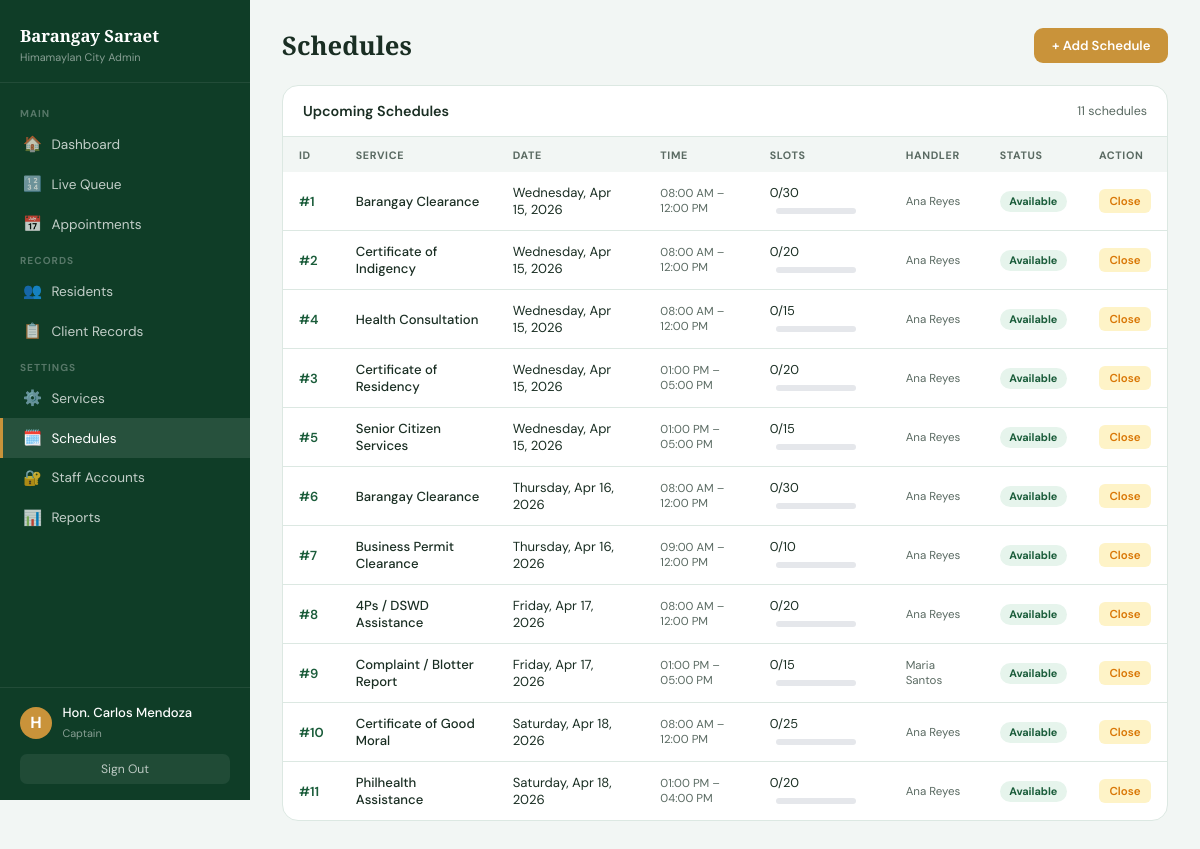
The page /admin/schedules.php (signed in) on the database its author committed.
### tables this page shows
CREATE TABLE IF NOT EXISTS schedules (
    schedule_id   INT AUTO_INCREMENT PRIMARY KEY,
    service_id    INT,
    sched_date    DATE NOT NULL,
    start_time    TIME NOT NULL,
    end_time      TIME NOT NULL,
    max_slots     INT DEFAULT 20,
    booked_slots  INT DEFAULT 0,
    handled_by    INT,
    is_available  TINYINT(1) DEFAULT 1,
    created_at    TIMESTAMP DEFAULT CURRENT_TIMESTAMP,
    FOREIGN KEY (service_id) REFERENCES services(service_id) ON DELETE SET NULL,
    FOREIGN KEY (handled_by) REFERENCES admins(admin_id) ON DELETE SET NULL
);

CREATE TABLE IF NOT EXISTS services (
    service_id   INT AUTO_INCREMENT PRIMARY KEY,
    service_name VARCHAR(150) NOT NULL,
    category     ENUM('document','health','social','financial','legal','other') DEFAULT 'other',
    description  TEXT,
    requirements TEXT,
    fee          DECIMAL(8,2) DEFAULT 0.00,
    duration_min INT DEFAULT 20,
    is_active    TINYINT(1) DEFAULT 1
);

### admin/schedules.php (the view, shortened to what this page needs)
<?php
$db = getDB();
$rows = $db->query("
    SELECT sc.*, s.service_name, a.full_name handler_name
    FROM schedules sc
    LEFT JOIN services s ON sc.service_id=s.service_id
    LEFT JOIN admins a ON sc.handled_by=a.admin_id
    WHERE sc.sched_date >= CURDATE()
    ORDER BY sc.sched_date, sc.start_time
    LIMIT 60
");
?>
<!DOCTYPE html>
<html lang="en">
<head>
</head>
<body>
<aside class="sidebar">
  <div class="sb-brand"><h2>Barangay Saraet</h2><p>Himamaylan City Admin</p></div>
  <nav class="sb-menu">
    <div class="sb-section">Main</div>
    <a href="dashboard.php"    class="sb-item"><span class="ic">🏠</span>Dashboard</a>
    <a href="queue.php"        class="sb-item"><span class="ic">🔢</span>Live Queue</a>
    <a href="appointments.php" class="sb-item"><span class="ic">📅</span>Appointments</a>
    <div class="sb-section">Records</div>
    <a href="residents.php"    class="sb-item"><span class="ic">👥</span>Residents</a>
    <a href="records.php"      class="sb-item"><span class="ic">📋</span>Client Records</a>
    <div class="sb-section">Settings</div>
    <a href="services.php"     class="sb-item"><span class="ic">⚙️</span>Services</a>
    <a href="schedules.php"    class="sb-item active"><span class="ic">🗓️</span>Schedules</a>
    <a href="staff.php"        class="sb-item"><span class="ic">🔐</span>Staff Accounts</a>
    <a href="reports.php"      class="sb-item"><span class="ic">📊</span>Reports</a>
  </nav>
  <div class="sb-footer">
    <div class="sb-user"><div class="sb-avatar"><?= strtoupper(substr($_SESSION['admin_name'],0,1)) ?></div><div class="sb-user-info"><p><?= htmlspecialchars($_SESSION['admin_name']) ?></p><span><?= $_SESSION['admin_role'] ?></span></div></div>
    <a href="logout.php" class="sb-logout">Sign Out</a>
  </div>
</aside>
<main class="main">
  <div class="page-hd">
    <h1>Schedules</h1>
    <button class="btn-primary btn-gold" onclick="document.getElementById('addModal').classList.add('open')">+ Add Schedule</button>
  </div>
  <div class="card">
    <div class="card-hd"><h3>Upcoming Schedules</h3><span style="font-size:.78rem;color:var(--gray)"><?= $rows->num_rows ?> schedules</span></div>
    <div class="tbl-wrap">
      <table>
        <thead><tr><th>ID</th><th>Service</th><th>Date</th><th>Time</th><th>Slots</th><th>Handler</th><th>Status</th><th>Action</th></tr></thead>
        <tbody>
        <?php while($sc=$rows->fetch_assoc()):
          $pct = $sc['max_slots']>0 ? round($sc['booked_slots']/$sc['max_slots']*100) : 0;
        ?>
        <tr>
          <td style="font-weight:600;color:var(--green)">#<?= $sc['schedule_id'] ?></td>
          <td style="font-weight:500"><?= htmlspecialchars($sc['service_name']??'—') ?></td>
          <td><?= date('l, M j, Y', strtotime($sc['sched_date'])) ?></td>
          <td class="p-sub"><?= date('h:i A',strtotime($sc['start_time'])) ?> – <?= date('h:i A',strtotime($sc['end_time'])) ?></td>
          <td>
            <span style="font-size:.8rem"><?= $sc['booked_slots'] ?>/<?= $sc['max_slots'] ?></span>
            <div class="slots-bar"><div class="slots-fill" style="width:<?= $pct ?>%"></div></div>
          </td>
          <td class="p-sub"><?= htmlspecialchars($sc['handler_name']??'—') ?></td>
          <td><span class="badge <?= $sc['is_available']?'bg-green':'bg-red' ?>"><?= $sc['is_available']?'Available':'Closed' ?></span></td>
          <td>
            <form method="POST" style="display:inline">
              <button class="btn-xs bx-toggle" type="submit"><?= $sc['is_available']?'Close':'Open' ?></button>
            </form>
          </td>
        </tr>
        <?php endwhile; ?>
        </tbody>
      </table>
    </div>
  </div>
</main>
</body>
</html>

### admin/schedules.php (style rules this page uses)
*,*::before,*::after { box-sizing:border-box;margin:0;padding:0 }
:root { --green:#1a5c3a;--green2:#0f3d27;--green-light:#e6f4ec;--gold:#c9933a;--bg:#f2f6f4;--white:#fff;--text:#1a2e23;--gray:#5a6a62;--border:#dce8e2;--amber:#d97706;--amber-bg:#fef3c7;--red:#dc2626;--sidebar:250px; }
body { font-family:'DM Sans',sans-serif;background:var(--bg);color:var(--text);display:flex;min-height:100vh; }
.sidebar { width:var(--sidebar);background:var(--green2);min-height:100vh;position:fixed;top:0;left:0;display:flex;flex-direction:column;z-index:200; }
.sb-brand { padding:1.5rem 1.25rem 1.1rem;border-bottom:1px solid rgba(255,255,255,.08); }
.sb-brand h2 { font-family:'Playfair Display',serif;color:#fff;font-size:1.05rem;font-weight:700; }
.sb-brand p { color:rgba(255,255,255,.5);font-size:.68rem;margin-top:.2rem; }
.sb-menu { flex:1;padding:.9rem 0; }
.sb-section { font-size:.63rem;font-weight:700;text-transform:uppercase;letter-spacing:.1em;color:rgba(255,255,255,.3);padding:.6rem 1.25rem .3rem; }
.sb-item { display:flex;align-items:center;gap:.65rem;padding:.62rem 1.25rem;color:rgba(255,255,255,.75);font-size:.85rem;text-decoration:none;border-left:3px solid transparent;transition:all .15s; }
.sb-item:hover,.sb-item.active { background:rgba(255,255,255,.1);color:#fff;border-left-color:var(--gold); }
.sb-item .ic { font-size:.95rem;width:18px;text-align:center; }
.sb-footer { padding:1rem 1.25rem;border-top:1px solid rgba(255,255,255,.08); }
.sb-user { display:flex;align-items:center;gap:.65rem;margin-bottom:.75rem; }
.sb-avatar { width:32px;height:32px;border-radius:50%;background:var(--gold);display:flex;align-items:center;justify-content:center;color:#fff;font-weight:700; }
.sb-user-info p { color:#fff;font-size:.82rem;font-weight:500; }
.sb-user-info span { color:rgba(255,255,255,.5);font-size:.68rem;text-transform:capitalize; }
.sb-logout { display:block;text-align:center;padding:.45rem;background:rgba(255,255,255,.07);color:rgba(255,255,255,.7);border-radius:7px;font-size:.76rem;text-decoration:none; }
.main { margin-left:var(--sidebar);flex:1;padding:1.75rem 2rem; }
.page-hd { display:flex;align-items:center;justify-content:space-between;margin-bottom:1.4rem; }
.page-hd h1 { font-family:'Playfair Display',serif;font-size:1.6rem; }
.btn-primary { padding:.55rem 1.1rem;background:var(--green);color:#fff;border:none;border-radius:9px;font-size:.82rem;font-weight:600;cursor:pointer;font-family:inherit;display:inline-flex;align-items:center;gap:.35rem;text-decoration:none; }
.btn-gold { background:var(--gold); }
.card { background:var(--white);border-radius:16px;border:1px solid var(--border);overflow:hidden; }
.card-hd { display:flex;align-items:center;justify-content:space-between;padding:1rem 1.25rem;border-bottom:1px solid var(--border); }
.card-hd h3 { font-size:.9rem;font-weight:600; }
.tbl-wrap { overflow-x:auto; }
table { width:100%;border-collapse:collapse;font-size:.82rem; }
th { padding:.65rem 1rem;text-align:left;font-size:.67rem;font-weight:700;text-transform:uppercase;letter-spacing:.06em;color:var(--gray);background:var(--bg); }
td { padding:.75rem 1rem;border-bottom:1px solid var(--border);vertical-align:middle; }
tr:last-child td { border:none; }
.p-sub { font-size:.72rem;color:var(--gray); }
.badge { padding:.2rem .6rem;border-radius:20px;font-size:.68rem;font-weight:700; }
.bg-green { background:var(--green-light);color:var(--green); }
.slots-bar { background:#e5e7eb;border-radius:4px;height:6px;width:80px;display:inline-block;vertical-align:middle;margin-left:.4rem; }
.btn-xs { padding:.28rem .65rem;border-radius:6px;font-size:.72rem;font-weight:600;font-family:inherit;cursor:pointer;border:none; }
.bx-toggle { background:var(--amber-bg);color:var(--amber); }

### rows shown on the page
schedules: schedule_id "1", service.service_name "Barangay Clearance", sched_date "Wednesday, Apr 15, 2026", start_time "08:00 AM", end_time "12:00 PM", booked_slots "0", max_slots "30", handled_by.full_name "Ana Reyes", is_available "Available"
schedules: schedule_id "2", service.service_name "Certificate of Indigency", sched_date "Wednesday, Apr 15, 2026", start_time "08:00 AM", end_time "12:00 PM", booked_slots "0", max_slots "20", handled_by.full_name "Ana Reyes", is_available "Available"
schedules: schedule_id "4", service.service_name "Health Consultation", sched_date "Wednesday, Apr 15, 2026", start_time "08:00 AM", end_time "12:00 PM", booked_slots "0", max_slots "15", handled_by.full_name "Ana Reyes", is_available "Available"
schedules: schedule_id "3", service.service_name "Certificate of Residency", sched_date "Wednesday, Apr 15, 2026", start_time "01:00 PM", end_time "05:00 PM", booked_slots "0", max_slots "20", handled_by.full_name "Ana Reyes", is_available "Available"
schedules: schedule_id "5", service.service_name "Senior Citizen Services", sched_date "Wednesday, Apr 15, 2026", start_time "01:00 PM", end_time "05:00 PM", booked_slots "0", max_slots "15", handled_by.full_name "Ana Reyes", is_available "Available"
schedules: schedule_id "6", service.service_name "Barangay Clearance", sched_date "Thursday, Apr 16, 2026", start_time "08:00 AM", end_time "12:00 PM", booked_slots "0", max_slots "30", handled_by.full_name "Ana Reyes", is_available "Available"
schedules: schedule_id "7", service.service_name "Business Permit Clearance", sched_date "Thursday, Apr 16, 2026", start_time "09:00 AM", end_time "12:00 PM", booked_slots "0", max_slots "10", handled_by.full_name "Ana Reyes", is_available "Available"
schedules: schedule_id "8", service.service_name "4Ps / DSWD Assistance", sched_date "Friday, Apr 17, 2026", start_time "08:00 AM", end_time "12:00 PM", booked_slots "0", max_slots "20", handled_by.full_name "Ana Reyes", is_available "Available"
schedules: schedule_id "9", service.service_name "Complaint / Blotter Report", sched_date "Friday, Apr 17, 2026", start_time "01:00 PM", end_time "05:00 PM", booked_slots "0", max_slots "15", handled_by.full_name "Maria Santos", is_available "Available"
schedules: schedule_id "10", service.service_name "Certificate of Good Moral", sched_date "Saturday, Apr 18, 2026", start_time "08:00 AM", end_time "12:00 PM", booked_slots "0", max_slots "25", handled_by.full_name "Ana Reyes", is_available "Available"
schedules: schedule_id "11", service.service_name "Philhealth Assistance", sched_date "Saturday, Apr 18, 2026", start_time "01:00 PM", end_time "04:00 PM", booked_slots "0", max_slots "20", handled_by.full_name "Ana Reyes", is_available "Available"

### other values the page prints
substr($_SESSION['admin_name'],0,1) "H"
$_SESSION['admin_name'] "Hon. Carlos Mendoza"
$_SESSION['admin_role'] "Captain"
$rows->num_rows "11"
